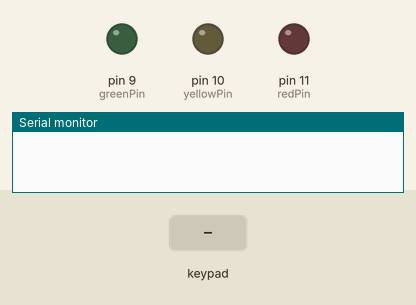
Recording of a sketch running on a simulated Arduino Mega 2560, built with avr-gcc and run on an emulated ATmega2560. Shown: output pins drawn as LEDs (lit = HIGH), the last lines printed to the serial monitor. Dashed ring = blinking. The test bench sets the inputs (shaded band).

Above: at 1.2 s.
1.3 s: key '*' pressed
At 1.7 s:
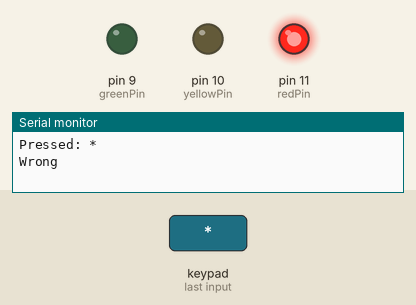
4.3 s: keypad keys 1 2 3 4 * pressed 0.4 s apart
At 6.3 s:
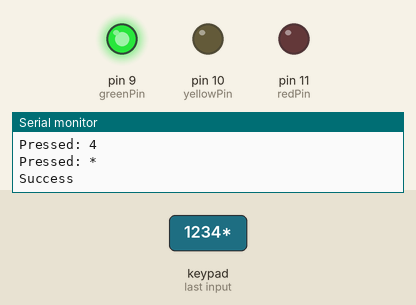
7.8 s: key '#' pressed
At 8.91 s:
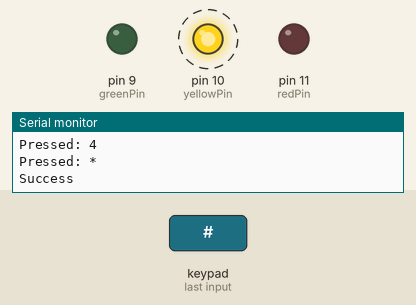
Timing chart, 0 to 10.8 s (numbered marks = the images above; inputs shaded):
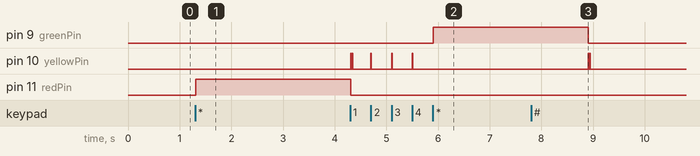

Measured:
- after the input at 1.3 s, pin 11 (redPin): LOW → HIGH at once
- after the input at 4.3 s, pin 9 (greenPin): LOW → HIGH after 1.6 s
- by itself, pin 10 (yellowPin): alternates HIGH for 0.01 s and LOW for 0.02 s, 4 changes in all, then stays LOW

The sketch:

keypad_password_Mega_ver2.ino
```cpp
/*
||  Simple Password Entry Using Matrix Keypad
||  4/5/2012 Updates Nathan Sobieck: Nathan@Sobisource.com
||  changed by niq_ro (Nicu FLORICA) - http://www.tehnic.go.ro & http://www.arduinotehniq.com
*/


//* is to validate password
//# is to reset password attempt

/////////////////////////////////////////////////////////////////

#include <Password.h> //http://www.arduino.cc/playground/uploads/Code/Password.zip
#include <Keypad.h> //http://www.arduino.cc/playground/uploads/Code/Keypad.zip

Password password = Password( "1234" );

/*
const byte ROWS = 4; // Four rows
const byte COLS = 4; //  columns
// Define the Keymap
char keys[ROWS][COLS] = {
  {'1','2','3','A'},
  {'4','5','6','B'},
  {'7','8','9','C'},
  {'*','0','#','D'}
};

byte rowPins[ROWS] = { 9,8,7,6 };// Connect keypad ROW0, ROW1, ROW2 and ROW3 to these Arduino pins.
byte colPins[COLS] = { 5,4,3,2, };// Connect keypad COL0, COL1 and COL2 to these Arduino pins.
*/

const byte rows = 4;
const byte cols = 3;
char keys[rows][cols] = {
{'1','2','3'},
{'4','5','6'},
{'7','8','9'},
{'*','0','#'}
};
//byte rowPins[rows] = {2, 7, 6, 4};
//byte colPins[cols] = {3, 1, 5};
byte rowPins[rows] = {33, 23, 25, 29};
byte colPins[cols] = {31, 35, 27};


// Create the Keypad
//Keypad keypad = Keypad( makeKeymap(keys), rowPins, colPins, ROWS, COLS );
Keypad keypad = Keypad(makeKeymap(keys), rowPins, colPins, rows, cols);

int redPin = 11;
int greenPin = 9;
int yellowPin = 10;


void setup(){

  Serial.begin(9600);
  keypad.addEventListener(keypadEvent); //add an event listener for this keypad
pinMode(redPin, OUTPUT);
pinMode(greenPin, OUTPUT);
pinMode(yellowPin, OUTPUT);

digitalWrite(redPin, LOW);
digitalWrite(greenPin, LOW);
digitalWrite(yellowPin, LOW);
}

void loop(){
  keypad.getKey();
}

//take care of some special events
void keypadEvent(KeypadEvent eKey){
  switch (keypad.getState()){
    case PRESSED:
	Serial.print("Pressed: ");
	Serial.println(eKey);
	switch (eKey){
	  case '*': checkPassword(); digitalWrite(yellowPin, HIGH); delay(10); digitalWrite(yellowPin, LOW); break;
	  case '#': password.reset(); digitalWrite(yellowPin, HIGH); delay(10); digitalWrite(yellowPin, LOW); Serial.println("clear buffer"); break;
	  default: digitalWrite(yellowPin, HIGH); delay(10); digitalWrite(yellowPin, LOW); password.append(eKey);
     }
  }
}

void checkPassword(){
  if (password.evaluate()){
    Serial.println("Success");
//Add code to run if it works
digitalWrite(redPin, LOW);
digitalWrite(greenPin, HIGH);
digitalWrite(yellowPin, LOW);
delay(3000);
password.reset();
  }else{
    Serial.println("Wrong");
//add code to run if it did not work
digitalWrite(redPin, HIGH);
digitalWrite(greenPin, LOW);
digitalWrite(yellowPin, LOW);
delay(3000);
password.reset();
  }
digitalWrite(redPin, LOW);
digitalWrite(greenPin, LOW);
digitalWrite(yellowPin, LOW);

}
```
